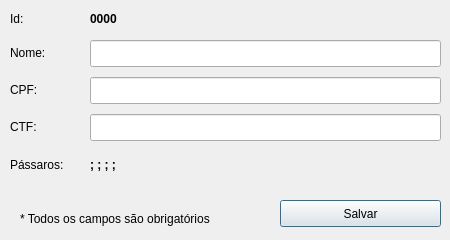
<?xml version="1.0" encoding="UTF-8"?>
<ui version="4.0">
 <class>UpdateOwner</class>
 <widget class="QDialog" name="UpdateOwner">
  <property name="geometry">
   <rect>
    <x>0</x>
    <y>0</y>
    <width>450</width>
    <height>240</height>
   </rect>
  </property>
  <property name="windowTitle">
   <string>Alterar Dados</string>
  </property>
  <widget class="QLabel" name="label_2">
   <property name="geometry">
    <rect>
     <x>20</x>
     <y>210</y>
     <width>241</width>
     <height>17</height>
    </rect>
   </property>
   <property name="text">
    <string>* Todos os campos são obrigatórios</string>
   </property>
  </widget>
  <widget class="QLineEdit" name="nameLine">
   <property name="geometry">
    <rect>
     <x>90</x>
     <y>40</y>
     <width>351</width>
     <height>27</height>
    </rect>
   </property>
  </widget>
  <widget class="QLabel" name="label">
   <property name="geometry">
    <rect>
     <x>10</x>
     <y>44</y>
     <width>67</width>
     <height>17</height>
    </rect>
   </property>
   <property name="text">
    <string>Nome:</string>
   </property>
  </widget>
  <widget class="QPushButton" name="addSave">
   <property name="geometry">
    <rect>
     <x>280</x>
     <y>200</y>
     <width>161</width>
     <height>27</height>
    </rect>
   </property>
   <property name="text">
    <string>Salvar</string>
   </property>
  </widget>
  <widget class="QLabel" name="label_3">
   <property name="geometry">
    <rect>
     <x>10</x>
     <y>10</y>
     <width>67</width>
     <height>17</height>
    </rect>
   </property>
   <property name="text">
    <string>Id:</string>
   </property>
  </widget>
  <widget class="QLabel" name="idOwner">
   <property name="geometry">
    <rect>
     <x>90</x>
     <y>10</y>
     <width>67</width>
     <height>17</height>
    </rect>
   </property>
   <property name="font">
    <font>
     <weight>75</weight>
     <bold>true</bold>
    </font>
   </property>
   <property name="text">
    <string>0000</string>
   </property>
  </widget>
  <widget class="QLabel" name="label_4">
   <property name="geometry">
    <rect>
     <x>10</x>
     <y>156</y>
     <width>67</width>
     <height>17</height>
    </rect>
   </property>
   <property name="text">
    <string>Pássaros:</string>
   </property>
  </widget>
  <widget class="QLabel" name="birdsOwner">
   <property name="geometry">
    <rect>
     <x>90</x>
     <y>156</y>
     <width>67</width>
     <height>17</height>
    </rect>
   </property>
   <property name="font">
    <font>
     <weight>75</weight>
     <bold>true</bold>
    </font>
   </property>
   <property name="text">
    <string>; ; ; ;</string>
   </property>
  </widget>
  <widget class="QLineEdit" name="cpfLine">
   <property name="geometry">
    <rect>
     <x>90</x>
     <y>77</y>
     <width>351</width>
     <height>27</height>
    </rect>
   </property>
  </widget>
  <widget class="QLabel" name="label_5">
   <property name="geometry">
    <rect>
     <x>10</x>
     <y>81</y>
     <width>67</width>
     <height>17</height>
    </rect>
   </property>
   <property name="text">
    <string>CPF:</string>
   </property>
  </widget>
  <widget class="QLineEdit" name="ctfLine">
   <property name="geometry">
    <rect>
     <x>90</x>
     <y>114</y>
     <width>351</width>
     <height>27</height>
    </rect>
   </property>
  </widget>
  <widget class="QLabel" name="label_6">
   <property name="geometry">
    <rect>
     <x>10</x>
     <y>118</y>
     <width>67</width>
     <height>17</height>
    </rect>
   </property>
   <property name="text">
    <string>CTF:</string>
   </property>
  </widget>
 </widget>
 <resources/>
 <connections/>
</ui>
